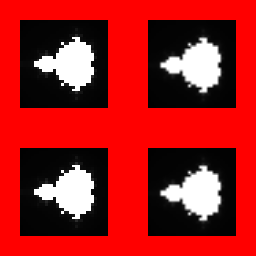

Here is the Python script that generated this plot:
#!/usr/bin/env python
# Demonstrate image magnification comparable to vtkParallelRenderManager.
#
# The C++ PrmMagnify test subclasses vtkParallelRenderManager to generate
# a Mandelbrot image at reduced resolution and then magnify it into four
# quadrants using nearest-neighbor (top-left, bottom-left) and linear
# (top-right, bottom-right) interpolation in both RGBA and RGB modes.
#
# vtkParallelRenderManager and vtkDummyController are not available in the
# Python VTK wheel, so this example replicates the visual concept: a
# reduced-resolution Mandelbrot fractal is magnified to full resolution
# using nearest-neighbor and linear interpolation displayed side by side
# in four viewports.

import vtkmodules.vtkInteractionStyle  # noqa: F401
import vtkmodules.vtkRenderingOpenGL2  # noqa: F401

from vtkmodules.vtkImagingCore import (
    vtkImageMagnify,
    vtkImageShiftScale,
)
from vtkmodules.vtkImagingSources import vtkImageMandelbrotSource
from vtkmodules.vtkRenderingCore import (
    vtkImageActor,
    vtkRenderWindow,
    vtkRenderWindowInteractor,
    vtkRenderer,
)

# Generate a small Mandelbrot image (reduced resolution, as the PRM would)
mandelbrot = vtkImageMandelbrotSource()
mandelbrot.SetWholeExtent(0, 31, 0, 31, 0, 0)
mandelbrot.SetMaximumNumberOfIterations(255)

# Convert to unsigned char for display
char_image = vtkImageShiftScale()
char_image.SetInputConnection(mandelbrot.GetOutputPort())
char_image.SetShift(0)
char_image.SetScale(1)
char_image.SetOutputScalarTypeToUnsignedChar()

# Magnify with nearest-neighbor interpolation (8x, like reduction factor 8)
magnify_nearest = vtkImageMagnify()
magnify_nearest.SetInputConnection(char_image.GetOutputPort())
magnify_nearest.SetMagnificationFactors(8, 8, 1)
magnify_nearest.InterpolateOff()

# Magnify with linear interpolation (8x)
magnify_linear = vtkImageMagnify()
magnify_linear.SetInputConnection(char_image.GetOutputPort())
magnify_linear.SetMagnificationFactors(8, 8, 1)
magnify_linear.InterpolateOn()

# Bottom-left: nearest (RGBA-like)
actor_0 = vtkImageActor()
actor_0.GetMapper().SetInputConnection(magnify_nearest.GetOutputPort())
actor_0.InterpolateOff()

renderer_0 = vtkRenderer()
renderer_0.SetViewport(0.0, 0.0, 0.5, 0.5)
renderer_0.SetBackground(1, 0, 0)
renderer_0.AddActor(actor_0)

# Bottom-right: linear (RGBA-like)
actor_1 = vtkImageActor()
actor_1.GetMapper().SetInputConnection(magnify_linear.GetOutputPort())
actor_1.InterpolateOff()

renderer_1 = vtkRenderer()
renderer_1.SetViewport(0.5, 0.0, 1.0, 0.5)
renderer_1.SetBackground(1, 0, 0)
renderer_1.AddActor(actor_1)

# Top-left: nearest (RGB-like)
actor_2 = vtkImageActor()
actor_2.GetMapper().SetInputConnection(magnify_nearest.GetOutputPort())
actor_2.InterpolateOff()

renderer_2 = vtkRenderer()
renderer_2.SetViewport(0.0, 0.5, 0.5, 1.0)
renderer_2.SetBackground(1, 0, 0)
renderer_2.AddActor(actor_2)

# Top-right: linear (RGB-like)
actor_3 = vtkImageActor()
actor_3.GetMapper().SetInputConnection(magnify_linear.GetOutputPort())
actor_3.InterpolateOff()

renderer_3 = vtkRenderer()
renderer_3.SetViewport(0.5, 0.5, 1.0, 1.0)
renderer_3.SetBackground(1, 0, 0)
renderer_3.AddActor(actor_3)

render_window = vtkRenderWindow()
render_window.SetSize(256, 256)
render_window.AddRenderer(renderer_0)
render_window.AddRenderer(renderer_1)
render_window.AddRenderer(renderer_2)
render_window.AddRenderer(renderer_3)
render_window.SetWindowName("prm magnify")

interactor = vtkRenderWindowInteractor()
interactor.SetRenderWindow(render_window)

# Scene
renderer_0.ResetCamera()
renderer_1.ResetCamera()
renderer_2.ResetCamera()
renderer_3.ResetCamera()

interactor.Initialize()
interactor.Start()
